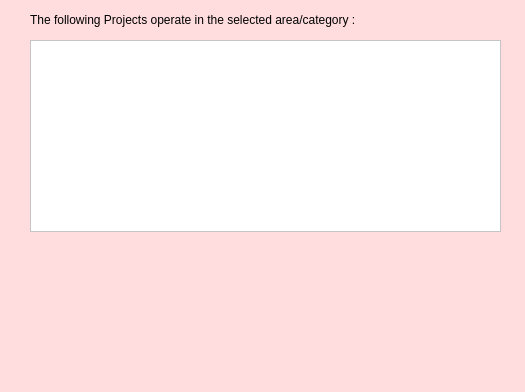
<?xml version="1.0" encoding="UTF-8"?>
<ui version="4.0">
 <class>MainWindow</class>
 <widget class="QMainWindow" name="MainWindow">
  <property name="geometry">
   <rect>
    <x>0</x>
    <y>0</y>
    <width>525</width>
    <height>392</height>
   </rect>
  </property>
  <property name="windowTitle">
   <string>MainWindow</string>
  </property>
  <property name="styleSheet">
   <string notr="true">background-color: rgb(255, 221, 222);</string>
  </property>
  <widget class="QWidget" name="centralwidget">
   <widget class="QLabel" name="label">
    <property name="geometry">
     <rect>
      <x>30</x>
      <y>10</y>
      <width>401</width>
      <height>20</height>
     </rect>
    </property>
    <property name="font">
     <font>
      <pointsize>9</pointsize>
     </font>
    </property>
    <property name="text">
     <string>The following Projects operate in the selected area/category :</string>
    </property>
   </widget>
   <widget class="QListWidget" name="listWidget">
    <property name="geometry">
     <rect>
      <x>30</x>
      <y>40</y>
      <width>471</width>
      <height>192</height>
     </rect>
    </property>
    <property name="styleSheet">
     <string notr="true">background-color:white;</string>
    </property>
   </widget>
   <widget class="QLabel" name="label_10">
    <property name="geometry">
     <rect>
      <x>10</x>
      <y>310</y>
      <width>131</width>
      <height>51</height>
     </rect>
    </property>
    <property name="text">
     <string/>
    </property>
    <property name="pixmap">
     <pixmap>../MyLogo.png</pixmap>
    </property>
    <property name="scaledContents">
     <bool>true</bool>
    </property>
   </widget>
   <widget class="QLabel" name="label_11">
    <property name="geometry">
     <rect>
      <x>10</x>
      <y>290</y>
      <width>131</width>
      <height>51</height>
     </rect>
    </property>
    <property name="text">
     <string/>
    </property>
    <property name="pixmap">
     <pixmap>../Logo.png</pixmap>
    </property>
    <property name="scaledContents">
     <bool>true</bool>
    </property>
   </widget>
  </widget>
  <widget class="QMenuBar" name="menubar">
   <property name="geometry">
    <rect>
     <x>0</x>
     <y>0</y>
     <width>525</width>
     <height>36</height>
    </rect>
   </property>
  </widget>
  <widget class="QStatusBar" name="statusbar"/>
 </widget>
 <resources/>
 <connections/>
</ui>
